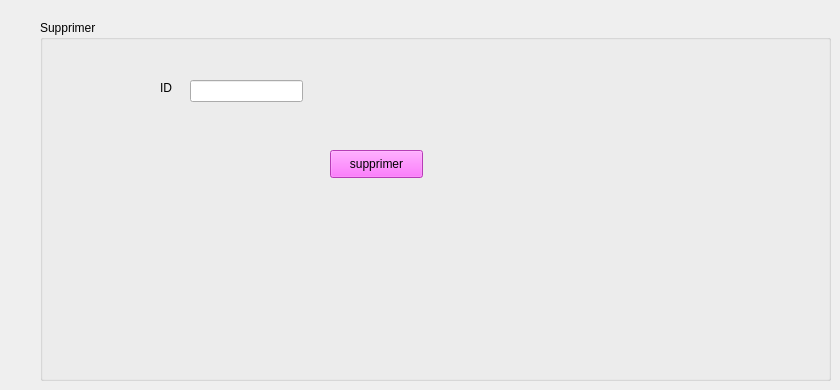
      <widget class="QWidget" name="supprimer_12">
       <attribute name="title">
        <string>Supprimer</string>
       </attribute>
       <widget class="QGroupBox" name="supprimercadre_12">
        <property name="geometry">
         <rect>
          <x>40</x>
          <y>20</y>
          <width>791</width>
          <height>361</height>
         </rect>
        </property>
        <property name="title">
         <string>Supprimer</string>
        </property>
        <widget class="QPushButton" name="pb_supprimer_champ">
         <property name="geometry">
          <rect>
           <x>290</x>
           <y>130</y>
           <width>93</width>
           <height>28</height>
          </rect>
         </property>
         <property name="styleSheet">
          <string notr="true">background-color: rgb(255, 85, 255);
border-color: rgb(170, 0, 255);</string>
         </property>
         <property name="text">
          <string>supprimer</string>
         </property>
        </widget>
        <widget class="QLineEdit" name="leid_supp_champ">
         <property name="geometry">
          <rect>
           <x>150</x>
           <y>60</y>
           <width>113</width>
           <height>22</height>
          </rect>
         </property>
        </widget>
        <widget class="QLabel" name="id_12">
         <property name="geometry">
          <rect>
           <x>120</x>
           <y>60</y>
           <width>16</width>
           <height>16</height>
          </rect>
         </property>
         <property name="text">
          <string>ID</string>
         </property>
        </widget>
       </widget>
      </widget>
